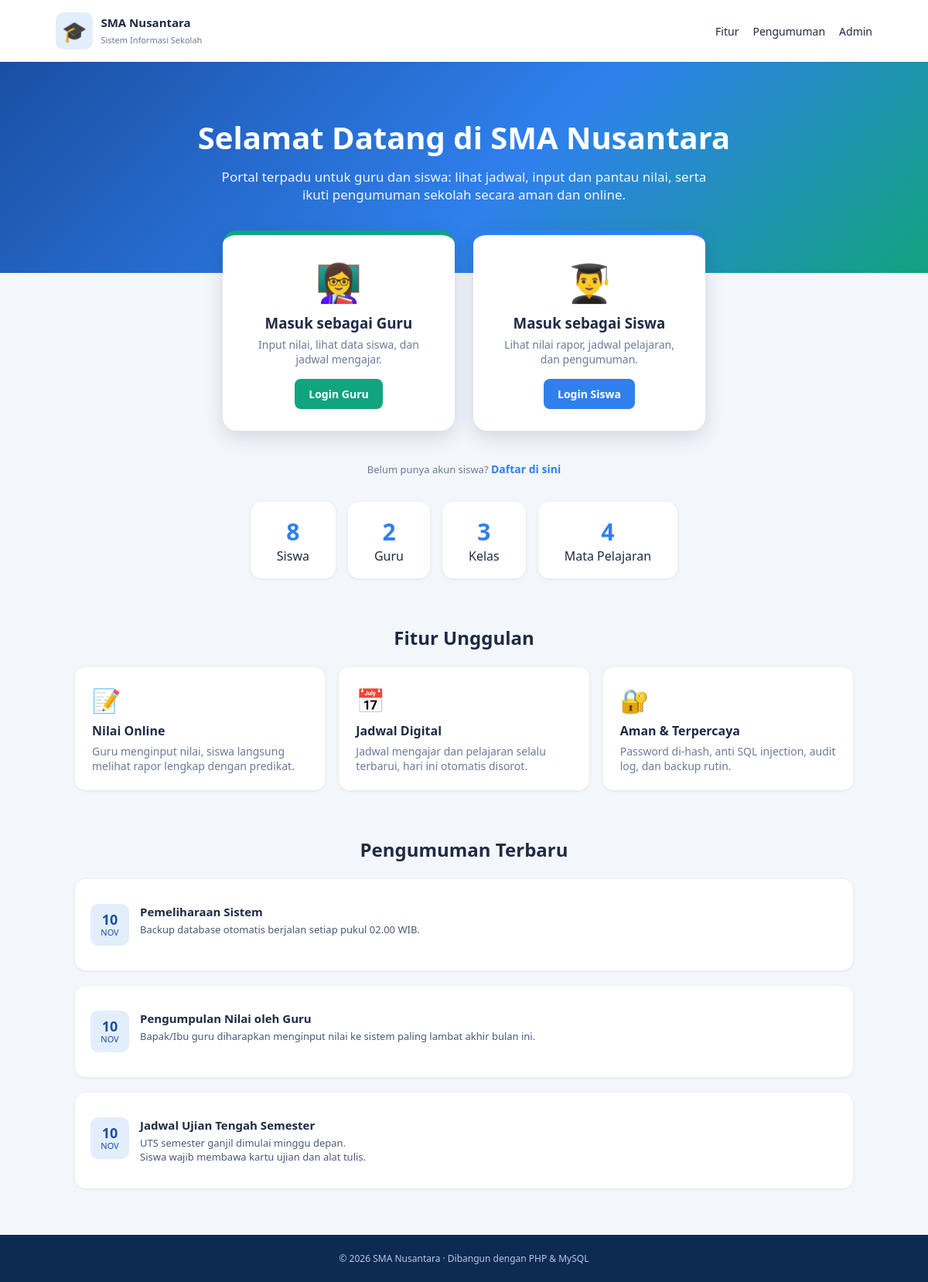
The page / on the database its author committed.
### tables this page shows
CREATE TABLE `pengumuman` (
  `id_pengumuman` int unsigned NOT NULL AUTO_INCREMENT,
  `id_user` int unsigned NOT NULL,
  `judul` varchar(150) NOT NULL,
  `isi` text NOT NULL,
  `created_at` timestamp NOT NULL DEFAULT CURRENT_TIMESTAMP,
  PRIMARY KEY (`id_pengumuman`),
  KEY `id_user` (`id_user`),
  CONSTRAINT `pengumuman_ibfk_1` FOREIGN KEY (`id_user`) REFERENCES `users` (`id_user`)
);

### config.php (called while the page is built, shortened)
<?php
function e(string $s): string { return htmlspecialchars($s, ENT_QUOTES, 'UTF-8'); }

### website_sekolah/includes/layout.php (called while the page is built, shortened)
<?php
function tgl_pendek(string $t): array {
    $b = ['','Jan','Feb','Mar','Apr','Mei','Jun','Jul','Agu','Sep','Okt','Nov','Des'];
    $x = strtotime($t); return [date('j', $x), $b[(int)date('n', $x)]];
}
    ?>

### index.php (the view, shortened to what this page needs)
<?php
require __DIR__ . '/config.php';
require __DIR__ . '/includes/layout.php';
$n = $pdo->query('SELECT (SELECT COUNT(*) FROM siswa) AS siswa, (SELECT COUNT(*) FROM guru) AS guru,
                         (SELECT COUNT(*) FROM kelas) AS kelas, (SELECT COUNT(*) FROM mapel) AS mapel')->fetch();
$logged = !empty($_SESSION['id_user']);
?>
<!DOCTYPE html>
<html lang="id"><head><meta charset="utf-8"><meta name="viewport" content="width=device-width, initial-scale=1">
<title>Beranda | <?= e(NAMA_SEKOLAH) ?></title><link rel="stylesheet" href="assets/portal.css"></head>
<body class="landing">
<header class="nav">
  <div class="brand"><span class="logo">🎓</span><div><b><?= e(NAMA_SEKOLAH) ?></b><small>Sistem Informasi Sekolah</small></div></div>
  <div class="nav-links"><a href="#fitur">Fitur</a><a href="#info">Pengumuman</a>
    <?php if ($logged): ?><a class="btn" href="dashboard.php">Ke Dashboard</a><?php else: ?><a href="login.php?as=admin">Admin</a><?php endif; ?></div>
</header>
<section class="land-hero">
  <h1>Selamat Datang di <?= e(NAMA_SEKOLAH) ?></h1>
  <p>Portal terpadu untuk guru dan siswa: lihat jadwal, input dan pantau nilai, serta ikuti pengumuman sekolah secara aman dan online.</p>
</section>
<section class="roles">
  <a class="role-card g" href="login.php?as=guru"><div class="big">👩‍🏫</div><h3>Masuk sebagai Guru</h3><p>Input nilai, lihat data siswa, dan jadwal mengajar.</p><span class="btn">Login Guru</span></a>
  <a class="role-card s" href="login.php?as=siswa"><div class="big">👨‍🎓</div><h3>Masuk sebagai Siswa</h3><p>Lihat nilai rapor, jadwal pelajaran, dan pengumuman.</p><span class="btn">Login Siswa</span></a>
</section>
<p style="text-align:center" class="muted">Belum punya akun siswa? <a class="link" href="register.php">Daftar di sini</a></p>
<section class="section"><div class="pubstats">
  <div><b><?= (int)$n['siswa'] ?></b>Siswa</div><div><b><?= (int)$n['guru'] ?></b>Guru</div>
  <div><b><?= (int)$n['kelas'] ?></b>Kelas</div><div><b><?= (int)$n['mapel'] ?></b>Mata Pelajaran</div></div></section>
<section class="section" id="fitur"><h2>Fitur Unggulan</h2><div class="feat">
  <div><span>📝</span><h4>Nilai Online</h4><p>Guru menginput nilai, siswa langsung melihat rapor lengkap dengan predikat.</p></div>
  <div><span>📅</span><h4>Jadwal Digital</h4><p>Jadwal mengajar dan pelajaran selalu terbarui, hari ini otomatis disorot.</p></div>
  <div><span>🔐</span><h4>Aman & Terpercaya</h4><p>Password di-hash, anti SQL injection, audit log, dan backup rutin.</p></div></div></section>
<section class="section" id="info"><?php
  $st = $pdo->query('SELECT judul, isi, created_at FROM pengumuman ORDER BY created_at DESC, id_pengumuman DESC LIMIT 3')->fetchAll();
  echo '<h2>Pengumuman Terbaru</h2>';
  foreach ($st as $r) { [$d, $m] = tgl_pendek($r['created_at']);
    echo '<section class="panel"><article class="news"><div class="news-date"><b>' . $d . '</b><small>' . e($m) . '</small></div><div><h4>' . e($r['judul']) . '</h4><p>' . nl2br(e($r['isi'])) . '</p></div></article></section>'; }
?></section>
<footer>© <?= date('Y') ?> <?= e(NAMA_SEKOLAH) ?> · Dibangun dengan PHP & MySQL</footer>
</body></html>

### website_sekolah/assets/portal.css (style rules this page uses)
:root { --accent:#2f80ed;--accent-d:#1a4fa3;--accent-l:#e3eefc;--ink:#1f2a44;--muted:#6b7a99;--bg:#f3f6fb;--line:#edf1f7 }
* { box-sizing:border-box }
body { margin:0;font-family:'Segoe UI',Arial,sans-serif;color:var(--ink);background:var(--bg) }
a { text-decoration:none;color:inherit }
.muted { color:var(--muted);font-size:13px }
.btn { display:inline-block;background:var(--accent);color:#fff;border:0;padding:10px 18px;border-radius:8px;font-size:14px;font-weight:600;cursor:pointer }
.link { color:var(--accent);font-weight:600;font-size:14px }
.brand { display:flex;gap:10px;align-items:center;padding:0 8px 18px;border-bottom:1px solid #ffffff2a }
.brand .logo { font-size:26px;background:#ffffff26;border-radius:10px;padding:6px 8px }
.brand b { display:block;color:#fff;font-size:15px }
.brand small { font-size:11px;color:#c3d3ee }
.panel { background:#fff;border-radius:14px;padding:20px;box-shadow:0 1px 4px #1f2a4414;margin-bottom:20px }
.news { display:flex;gap:14px;padding:12px 0;border-top:1px solid var(--line) }
.news:first-of-type { border-top:0 }
.news-date { min-width:50px;height:54px;background:var(--accent-l);color:var(--accent-d);border-radius:10px;display:flex;flex-direction:column;align-items:center;justify-content:center }
.news-date b { font-size:18px;line-height:1 }
.news-date small { font-size:11px;text-transform:uppercase }
.news h4 { margin:0 0 4px;font-size:15px }
.news p { margin:0;font-size:13px;color:#4a5878 }
footer { text-align:center;color:#8a97b3;font-size:12px;padding:10px 0 }
.landing .nav { display:flex;justify-content:space-between;align-items:center;padding:16px 6vw;background:#fff;box-shadow:0 1px 4px #1f2a4414;position:sticky;top:0;z-index:5 }
.landing .nav .brand { border:0;padding:0 }
.landing .nav .brand b { color:var(--ink) }
.landing .nav .brand small { color:var(--muted) }
.landing .nav .logo { background:var(--accent-l) }
.landing .nav-links { display:flex;gap:18px;font-size:14px;align-items:center }
.land-hero { background:linear-gradient(135deg,#1a4fa3,#2f80ed 55%,#12a37f);color:#fff;padding:70px 6vw 90px;text-align:center }
.land-hero h1 { font-size:40px;margin:0 0 12px }
.land-hero p { max-width:640px;margin:0 auto;font-size:17px;opacity:.93 }
.roles { display:flex;gap:24px;justify-content:center;flex-wrap:wrap;margin:-55px 6vw 40px }
.role-card { background:#fff;border-radius:18px;padding:28px;width:300px;text-align:center;box-shadow:0 8px 24px #1f2a4426;transition:.2s;border-top:6px solid }
.role-card .big { font-size:48px }
.role-card h3 { margin:8px 0 6px }
.role-card p { color:var(--muted);font-size:14px;margin:0 0 16px }
.role-card.g { border-color:#12a37f }
.role-card.g .btn { background:#12a37f }
.role-card.s { border-color:#2f80ed }
.section { padding:20px 6vw 40px;max-width:1150px;margin:auto }
.section h2 { text-align:center;margin:0 0 22px }
.feat { display:grid;grid-template-columns:repeat(3,1fr);gap:18px }
.feat div { background:#fff;padding:22px;border-radius:14px;box-shadow:0 1px 4px #1f2a4414 }
.feat span { font-size:30px }
.feat h4 { margin:8px 0 6px }
.feat p { margin:0;color:var(--muted);font-size:14px }
.pubstats { display:flex;gap:16px;justify-content:center;flex-wrap:wrap }
.pubstats div { background:#fff;border-radius:14px;padding:18px 34px;text-align:center;box-shadow:0 1px 4px #1f2a4414 }
.pubstats b { font-size:30px;color:var(--accent);display:block }
.landing footer { background:#0d2a52;color:#b9c8e6;padding:22px }

### rows shown on the page
pengumuman: d "10", m "NOV", judul "Pemeliharaan Sistem", isi "Backup database otomatis berjalan setiap pukul 02.00 WIB."
pengumuman: d "10", m "NOV", judul "Pengumpulan Nilai oleh Guru", isi "Bapak/Ibu guru diharapkan menginput nilai ke sistem paling lambat akhir bulan ini."
pengumuman: d "10", m "NOV", judul "Jadwal Ujian Tengah Semester", isi "UTS semester ganjil dimulai minggu depan. Siswa wajib membawa kartu ujian dan alat tulis."

### other values the page prints
NAMA_SEKOLAH "SMA Nusantara"
$n['siswa'] "8"
$n['guru'] "2"
$n['kelas'] "3"
$n['mapel'] "4"
